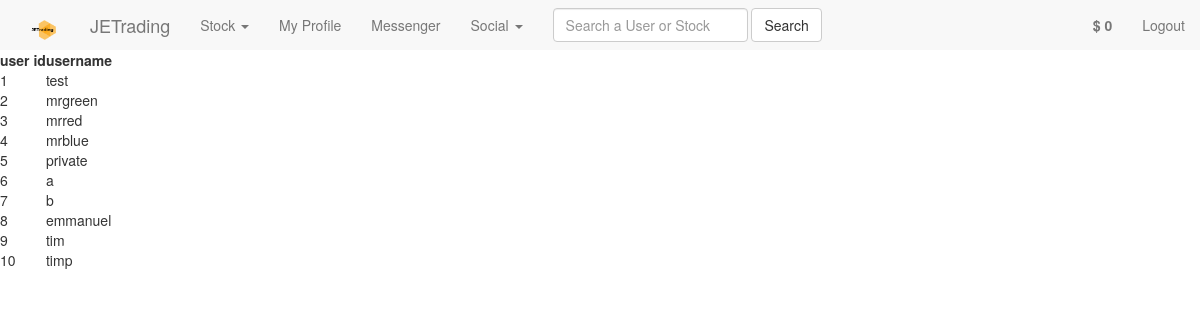
Page / (signed in) on the committed database.
### tables this page shows
CREATE TABLE `user` (
  `user_id` int(11) NOT NULL,
  `user_name` varchar(30) DEFAULT NULL,
  `password_hash` varchar(100) DEFAULT NULL,
  `email` varchar(50) DEFAULT NULL,
  `login_token` int(11) DEFAULT NULL,
  `biography` text,
  `privacy_flag` tinyint(1) DEFAULT NULL,
  `money` decimal(8,2) DEFAULT NULL
);

### htdocs/app/controllers/DefaultController.php (called while the page is built, shortened)
<?php
class DefaultController extends Controller{
	public function index(){
		$user = $this->model('User');
		$users = $user->getAll();
		$this->view('Default/homePage', $users);
	}
}
?>

### htdocs/app/core/App.php (called while the page is built, shortened)
<?php
class App
{
	protected $method = 'index';
	public function __construct(){
		$url = $this->parseURL();
		unset($url[0]);
		$this->controller = new $this->controller();
		$this->params = $url ? array_values($url) : [];
		call_user_func_array([$this->controller, $this->method], $this->params);
	}
}
?>

### htdocs/index.php (called while the page is built, shortened)
<?php
$app = new App();
?>

### htdocs/app/core/Model.php (called while the page is built, shortened)
<?php
class Model{
	public function __construct()
    {
        $server = 'localhost';
        $DBName = 'jetdb';
        $user = 'root';
        $pass = '';
    }
}
?>

### htdocs/app/models/User.php (called while the page is built, shortened)
<?php
class User extends Model{
    public function get($user_id)
    {
        $stmt = self::$_connection->prepare("SELECT * FROM user WHERE user_id = :user_id");
        $stmt->execute(['user_id'=>$user_id]);
        $stmt->setFetchMode(PDO::FETCH_CLASS, 'User');
        return $stmt->fetch();
    }
    public function getAll()
    {
        $stmt = self::$_connection->prepare("SELECT * FROM User");
        $stmt->execute();
        $stmt->setFetchMode(PDO::FETCH_CLASS, 'User');
        return $stmt->fetchAll();
    }
}

### htdocs/app/views/Default/homePage.php (the view, shortened to what this page needs)
<html>
<head>
</head>
<body>
<table>
	<tr><th>user id</th><th>username</th></tr>
<?php
foreach($model as $user){
	echo "<tr>
			<td>$user->user_id</td>
			<td>$user->user_name</td>
		</tr>";
}
?>
</table>
</body>
</html>

### htdocs/app/views/Global/logged_in_nav.php (shortened to what this page needs)
<nav class="navbar-default">
  <div class="container-fluid">
    <div class="navbar-header">
   	  <a class="navbar-brand" href="/Forum/index">
	    <img src="/app/icons/jetrading-1.png" width="30" height="30" alt="">
	  </a>
      <a class="navbar-brand" href="/Forum/index">JETrading</a>
    </div>
    <ul class="nav navbar-nav">
      <li class="dropdown">
        <a class="dropdown-toggle" data-toggle="dropdown" href="/Forum/index">Stock
        <span class="caret"></span></a>
      </li>
      <li><a href="/Default/edit/<?php echo $_SESSION['user_id'] ?>">My Profile</a></li>
      <li><a href="/Message/index/<?php echo $_SESSION['user_id'] ?>">Messenger</a></li>
      <li class="dropdown">
        <a class="dropdown-toggle" data-toggle="dropdown" href="#">Social
        <span class="caret"></span></a>
      </li>
    </ul>
    <ul class="nav navbar-nav navbar-right">
      <li>
      	<a style="font-weight:bold" .disabled>
	      	$ <?php
	      		require_once 'app/models/User.php';
	      		 echo number_format($this->getCurrentUserMoney());
	      	?>
      	</a>
      </li>
      <li><a href="/Login/logout">Logout</a></li>
    </ul>
    <form class="navbar-form navbar-left" method="post" action="../../Global/search">
      <div class="form-group">
        <input type="text" class="form-control" placeholder="Search a User or Stock" name="search">
      </div>
      <input type='submit' class="btn btn-default" name='searchAction' value='Search'  />
    </form>
  </div>
</nav>

### rows in the picture
user: money "0", user_id "6", user_name "a"
user: user_id "1", user_name "test"
user: user_id "2", user_name "mrgreen"
user: user_id "3", user_name "mrred"
user: user_id "4", user_name "mrblue"
user: user_id "5", user_name "private"
user: user_id "7", user_name "b"
user: user_id "8", user_name "emmanuel"
user: user_id "9", user_name "tim"
user: user_id "10", user_name "timp"
